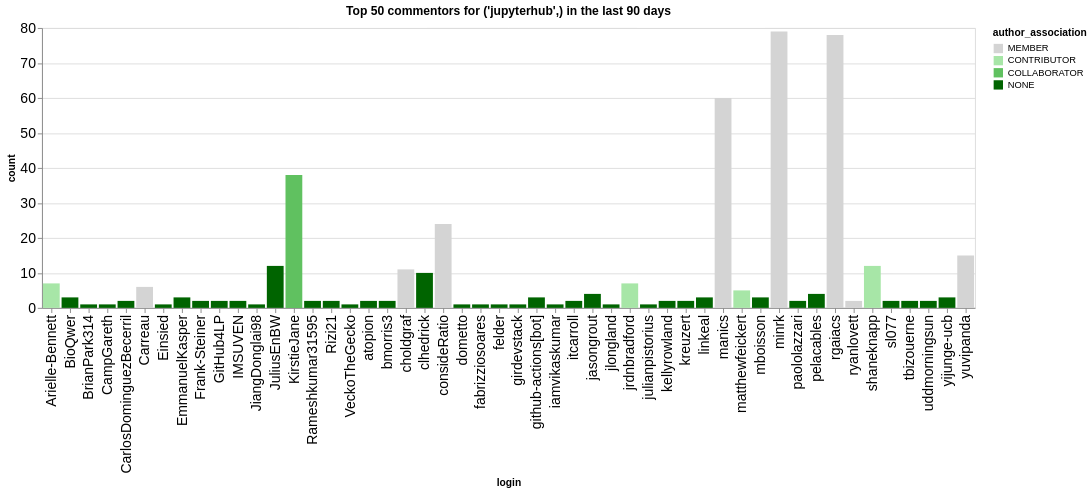

Notebook cell for this chart:
### Code cell
n_plot = 50
charts = []
for ii, (iorg, idata) in enumerate(commentors.groupby(['org'])):
    title = f"Top {n_plot} commentors for {iorg} in the last {n_days} days"
    idata = idata.groupby('login', as_index=False).agg({'count': 'sum', 'author_association': 'first'})
    idata = idata.sort_values('count', ascending=False).head(n_plot)
    ch = alt.Chart(data=idata.head(n_plot), title=title).mark_bar().encode(
        x='login',
        y='count',
        color=alt.Color('author_association', scale=alt.Scale(domain=author_types, range=author_colors))
    )
    charts.append(ch)
alt.hconcat(*charts)

### Figure 1 — Vega-Lite specification as saved in the notebook (floating-point values rounded to 4 significant figures)
{"config": {"axisLeft": {"labelFontSize": 15}, "axisBottom": {"labelFontSize": 15}}, "hconcat": [{"mark": {"type": "bar"}, "encoding": {"color": {"field": "author_association", "scale": {"domain": ["MEMBER", "CONTRIBUTOR", "COLLABORATOR", "NONE"], "range": ["rgb(211.82745098039214, 211.82745098039214, 211.82745098039214)", "rgb(166.98562091503268, 229.89803921568628, 166.98562091503268)", "rgb(96.37647058823529, 192.75294117647059, 96.37647058823529)", "rgb(0.0, 100.3921568627451, 0.0)"]}, "type": "nominal"}, "x": {"field": "login", "type": "nominal"}, "y": {"field": "count", "type": "quantitative"}}, "title": "Top 50 commentors for ('jupyterhub',) in the last 90 days"}], "data": {"name": "data-8c2fee0d1a0d8aa327ab92929c187e93"}, "$schema": "https://vega.github.io/schema/vega-lite/v5.20.1.json", "datasets": {"data-8c2fee0d1a0d8aa327ab92929c187e93": [{"login": "minrk", "count": 79, "author_association": "MEMBER"}, {"login": "rgaiacs", "count": 78, "author_association": "MEMBER"}, {"login": "manics", "count": 60, "author_association": "MEMBER"}, {"login": "KirstieJane", "count": 38, "author_association": "COLLABORATOR"}, {"login": "consideRatio", "count": 24, "author_association": "MEMBER"}, {"login": "yuvipanda", "count": 15, "author_association": "MEMBER"}, {"login": "JuliusEnBW", "count": 12, "author_association": "NONE"}, {"login": "shaneknapp", "count": 12, "author_association": "CONTRIBUTOR"}, {"login": "choldgraf", "count": 11, "author_association": "MEMBER"}, {"login": "clhedrick", "count": 10, "author_association": "NONE"}, {"login": "Arielle-Bennett", "count": 7, "author_association": "CONTRIBUTOR"}, {"login": "jrdnbradford", "count": 7, "author_association": "CONTRIBUTOR"}, {"login": "Carreau", "count": 6, "author_association": "MEMBER"}, {"login": "matthewfeickert", "count": 5, "author_association": "CONTRIBUTOR"}, {"login": "jasongrout", "count": 4, "author_association": "NONE"}, {"login": "pelacables", "count": 4, "author_association": "NONE"}, {"login": "yijunge-ucb", "count": 3, "author_association": "NONE"}, {"login": "linkeal", "count": 3, "author_association": "NONE"}, {"login": "EmmanuelKasper", "count": 3, "author_association": "NONE"}, {"login": "BioQwer", "count": 3, "author_association": "NONE"}, {"login": "mboisson", "count": 3, "author_association": "NONE"}, {"login": "github-actions[bot]", "count": 3, "author_association": "NONE"}, {"login": "kellyrowland", "count": 2, "author_association": "NONE"}, {"login": "CarlosDominguezBecerril", "count": 2, "author_association": "NONE"}, {"login": "Frank-Steiner", "count": 2, "author_association": "NONE"}, {"login": "GitHub4LP", "count": 2, "author_association": "NONE"}, {"login": "IMSUVEN", "count": 2, "author_association": "NONE"}, {"login": "bmorris3", "count": 2, "author_association": "NONE"}, {"login": "atopion", "count": 2, "author_association": "NONE"}, {"login": "Rizi21", "count": 2, "author_association": "NONE"}, {"login": "tbizouerne", "count": 2, "author_association": "NONE"}, {"login": "uddmorningsun", "count": 2, "author_association": "NONE"}, {"login": "paololazzari", "count": 2, "author_association": "NONE"}, {"login": "kreuzert", "count": 2, "author_association": "NONE"}, {"login": "ryanlovett", "count": 2, "author_association": "MEMBER"}, {"login": "Rameshkumar31595", "count": 2, "author_association": "NONE"}, {"login": "sl077", "count": 2, "author_association": "NONE"}, {"login": "itcarroll", "count": 2, "author_association": "NONE"}, {"login": "BrianPark314", "count": 1, "author_association": "NONE"}, {"login": "CampGareth", "count": 1, "author_association": "NONE"}, {"login": "Einsied", "count": 1, "author_association": "NONE"}, {"login": "JiangDonglai98", "count": 1, "author_association": "NONE"}, {"login": "VeckoTheGecko", "count": 1, "author_association": "NONE"}, {"login": "julianpistorius", "count": 1, "author_association": "NONE"}, {"login": "jlongland", "count": 1, "author_association": "NONE"}, {"login": "girdevstack", "count": 1, "author_association": "NONE"}, {"login": "iamvikaskumar", "count": 1, "author_association": "NONE"}, {"login": "dometto", "count": 1, "author_association": "NONE"}, {"login": "fabrizziosoares", "count": 1, "author_association": "NONE"}, {"login": "felder", "count": 1, "author_association": "NONE"}]}}
